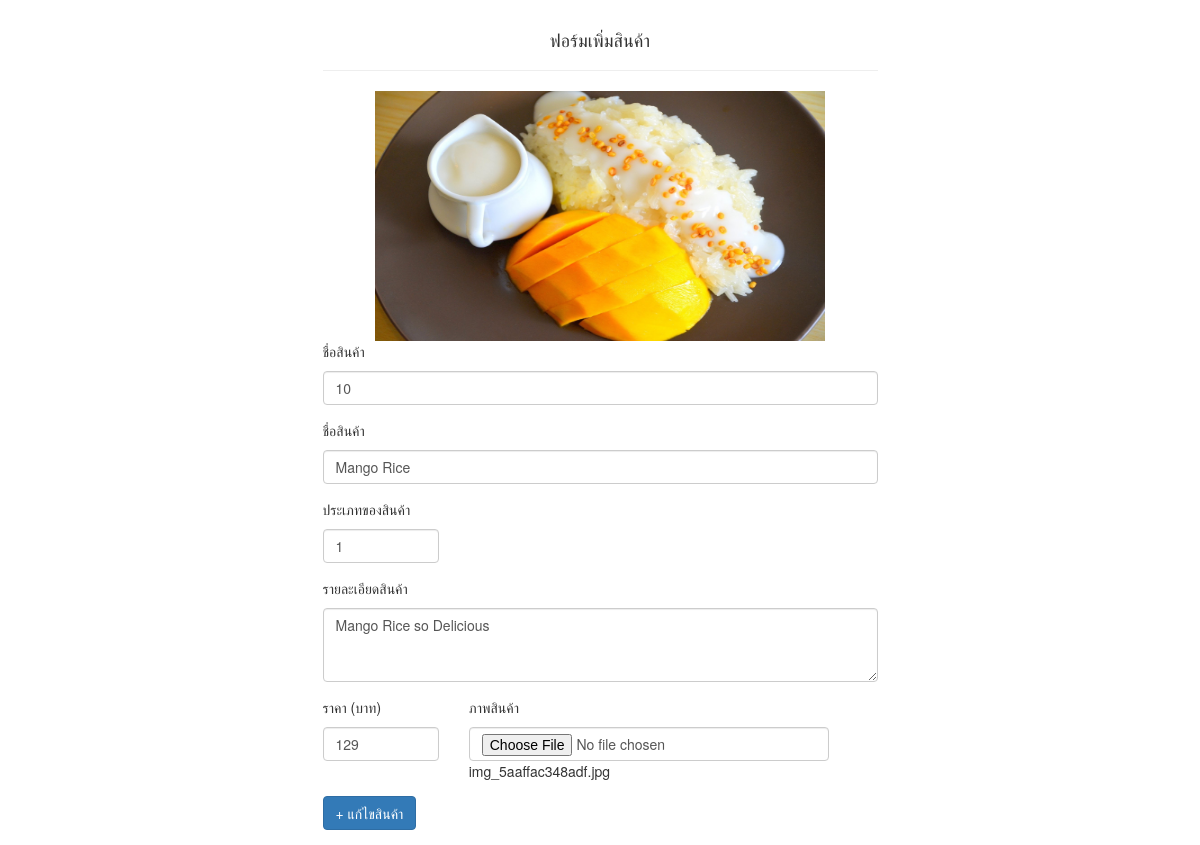
/edit_product.php?p_id=10, run on the app's committed database.
### tables this page shows
CREATE TABLE `product` (
  `p_id` int(11) NOT NULL,
  `p_name` varchar(200) DEFAULT NULL,
  `p_detail` text,
  `p_price` float DEFAULT NULL,
  `p_pic` varchar(100) DEFAULT NULL,
  `c_id` varchar(100) DEFAULT NULL
);

### edit_product.php (the view, shortened to what this page needs)
<!DOCTYPE html PUBLIC "-//W3C//DTD XHTML 1.0 Transitional//EN" "http://www.w3.org/TR/xhtml1/DTD/xhtml1-transitional.dtd">
<html xmlns="http://www.w3.org/1999/xhtml">
<head>
<link rel="stylesheet" href="https://maxcdn.bootstrapcdn.com/bootstrap/3.3.7/css/bootstrap.min.css">
</head>
<body>
  <?php
  $Mid = $_REQUEST['p_id'];
  include("connect.inc");
  $sql = "SELECT * FROM product WHERE p_id='$Mid'";
  $result = mysqli_query($conn,$sql);
  $obresult = mysqli_fetch_array($result);
 ?>
<div class="container">
  <div class="row">
    <div class="col-md-6"> <br />
      <h4 align="center"> ฟอร์มเพิ่มสินค้า </h4>
      <hr />
      <center> <img src="<?php echo "img/".$obresult['p_pic']?>" width="450px" height="250px"> </center>
      <form action="check_editproduct.php" method="POST" enctype="multipart/form-data"  name="addprd" class="form-horizontal" id="addprd" onsubmit="return check();">
        <div class="form-group">
          <div class="col-sm-12">
            <p> ชื่อสินค้า</p>
            <input type="text"  name="ai" class="form-control" value="<?php echo $obresult['p_id']?>" />
          </div>
        </div>
        <div class="form-group">
          <div class="col-sm-12">
            <p> ชื่อสินค้า</p>
            <input type="text"  name="p_name" class="form-control" value="<?php echo $obresult['p_name']?>" />
          </div>
        </div>
        <div class="form-group">
          <div class="col-sm-3">
            <p> ประเภทของสินค้า </p>
            <input type="text" name="c_id" class="form-control" value="<?php echo $obresult['c_id']?>" />
          </div>
        </div>
        <div class="form-group">
          <div class="col-sm-12">
            <p> รายละเอียดสินค้า </p>
            <textarea name="p_detail" class="form-control"  rows="3"><?php echo $obresult['p_detail']?></textarea>
          </div>
        </div>
        <div class="form-group">
          <div class="col-sm-3">
            <p> ราคา (บาท) </p>
            <input type="text"  name="p_price" class="form-control" onKeyUp="if(isNaN(this.value)){ alert('กรุณากรอกตัวเลข'); this.value='';}" value="<?php echo $obresult['p_price']?>" />
          </div>
          <div class="col-sm-8 info">
            <p> ภาพสินค้า </p>
            <input type="file" name="p_img" class="form-control" />
            <?php echo $obresult['p_pic']?>
          </div>
        </div>
        <div class="form-group">
          <div class="col-sm-12">
            <button type="submit" class="btn btn-primary" name="btnadd"> + แก้ไขสินค้า </button>
          </div>
        </div>
      </form>
    </div>
  </div>
</div>
</body>
</html>

### data on the page
product: p_pic (picture), ai "10", p_name "Mango Rice", c_id "1", p_detail "Mango Rice so Delicious", p_price "129", p_pic "img_5aaffac348adf.jpg"
